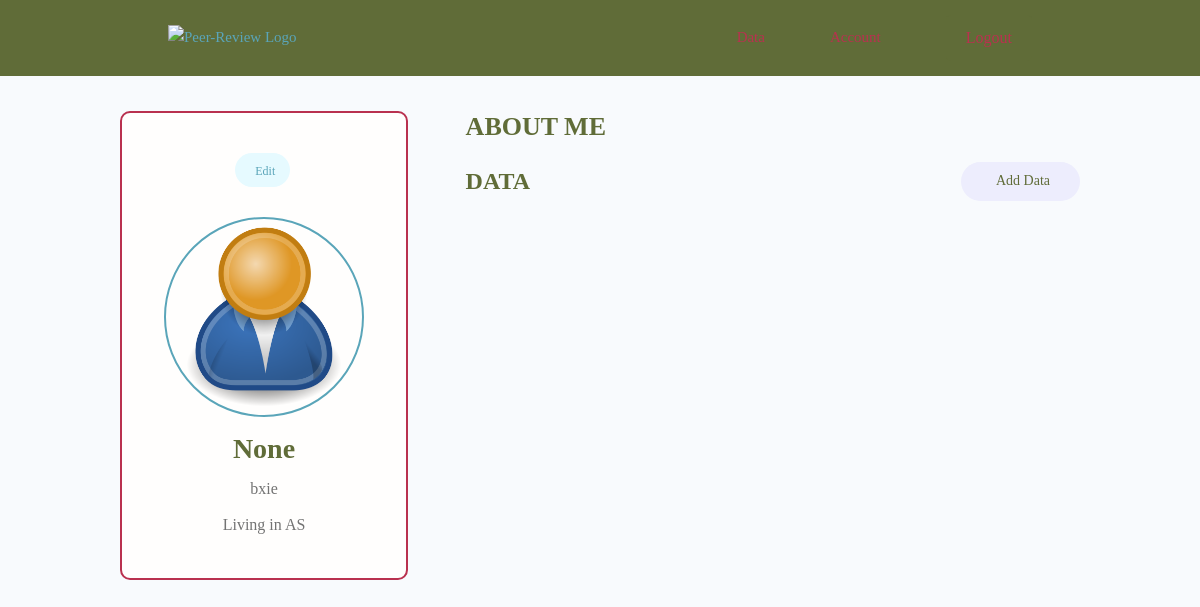
/account/ (signed in), run on the app's committed database.
### users/models.py (models this page shows, shortened)
class Profile(models.Model):
    user = models.OneToOneField(
        User, on_delete=models.CASCADE, null=True, blank=True)
    name = models.CharField(max_length=200, blank=True, null=True)
    email = models.EmailField(max_length=500, blank=True, null=True)
    username = models.CharField(max_length=200, blank=True, null=True)
    location = CountryField(default='Argentina')
    short_intro = models.CharField(max_length=200, blank=True, null=True)
    bio = models.TextField(blank=True, null=True)
    profile_image = models.ImageField(null=True, blank=True, upload_to='profiles/', default="profiles/img_3.png")
    created = models.DateTimeField(auto_now_add=True)
    id = models.UUIDField(default=uuid.uuid4, unique=True,
                          primary_key=True, editable=False)
    class Meta:
        ordering = ['created']
    @property
    def imageURL(self):
        try:
            url = self.profile_image.url
        except:
            url = ''
        return url

### users/views.py (the view)
# urls.py: path('account/', views.userAccount, name="account"),
@login_required(login_url='login')
def userAccount(request):
    profile = request.user.profile
    skills = profile.skill_set.all()
    projects = profile.project_set.all()
    context = {'profile': profile, 'skills': skills, 'projects': projects}
    return render(request, 'users/account.html', context)

### users/templates/users/account.html (shortened to what this page needs)
{% extends 'main.html' %}
{% block content %}
<main class="settingsPage profile my-md">
  <div class="container">
    <div class="layout">
      <div class="column column--1of3">
        <div class="card text-center">
          <div class="card__body dev">
            <a class="tag tag--pill tag--main settings__btn" href="{% url 'edit-account' %}">
              Edit</a>
            <img class="avatar avatar--xl dev__avatar" src="{{profile.imageURL}}" />
            <h2 class="dev__name">{{profile.name}}</h2>
              <p class = "dev__username"> {{ profile.username }}</p>
            <p class="dev__location">Living in {{profile.location}}</p>
          </div>
        </div>
      </div>
      <div class="column column--2of3">
        <div class="devInfo">
          <h3 class="devInfo__title">About Me</h3>
        <div class="settings">
          <h3 class="settings__title">Data</h3>
          <a class="tag tag--pill tag--sub settings__btn tag--lg" href="{% url 'create-project' %}"> Add Data</a>
        </div>
      </div>
    </div>
  </div>
</main>
{% endblock %}

### static/styles/app.css (style rules this page uses)
:root { --color-sub: #606C38; }
.card { border: 2px solid var(--color-light); }
img { width: 100%; }
.profile .card > .dev { padding: 4rem; }
.dev__avatar { display: block; margin: auto; }
.dev__name { color: var(--color-sub); font-size: 2.8rem; font-weight: 700; margin-top: 1rem; margin-bottom: 0.5rem; }
.dev__location { margin-top: 1rem; }
.devInfo { margin-bottom: 3rem; }
.devInfo__title, .devInfo__subtitle { font-size: 2.6rem; color: var(--color-sub); text-transform: uppercase; font-weight: 700; margin-bottom: 1.5rem; }
.settingsPage .dev > .settings__btn { display: inline-block; margin-bottom: 3rem; }
.settings { display: flex; justify-content: space-between; align-items: center; }
.settings__title { font-size: 2.4rem; text-transform: uppercase; font-weight: 700; color: var(--color-sub); }

### static/uikit/styles/modules/_variables.css (style rules this page uses)
:root { --color-main: #5aa5b9; --color-main-light: #e6faff; --color-sub: #606C38; --color-sub-light: #606C38; --color-sub-lighter: #ededfd; --color-text: #737373; --color-gray: #8b8b8b; --color-light: #B9314F; --color-light-gray: #767676; --color-bg: #f8fafd; --color-white: #fffefd; --color-white-light: #f3f3f3; --color-success: #359e64; --color-success-bg: #def8e8; --color-error: #fc4b0b; --color-error-bg: #fff2ee; --font-family: Fira Code; --font-regular: 300; --font-medium: 500; --font-bold: 700; --generic-shadow: 1px 1px 5px #00000010; --generic-transition: all 0.3s ease-in-out; }

### static/uikit/styles/modules/_base.css (style rules this page uses)
* { margin: 0; padding: 0; box-sizing: border-box; text-rendering: optimizeLegibility; color: inherit; font-size: inherit; }
html { font-size: 50%; }
@media only screen and (min-width: 480px) { html { font-size: 56.25%; } }
@media only screen and (min-width: 1200px) { html { font-size: 62.5%; } }
body { line-height: 1.6; font-weight: 400; font-size: 1.5rem; color: var(--color-text); background-color: var(--color-bg); min-height: 100vh; }

### static/uikit/styles/modules/_typography.css (style rules this page uses)
* { font-family: var(--font-base); }
h2 { font-size: 3.6rem; font-weight: var(--font-bold); }
h3 { font-size: 3.2rem; font-weight: var(--font-medium); }
p, span, strong { font-size: 1.6rem; color: var(--color-text); font-weight: var(--font-regular); }
a { padding-bottom: 2px; text-decoration: none; display: inline-block; color: var(--color-main); font-weight: var(--font-medium); }

### static/uikit/styles/modules/_utilities.css (style rules this page uses)
.container { width: 92%; max-width: 165rem; margin: 0 auto; box-sizing: border-box; }
@media screen and (min-width: 1000px) { .container { width: 90%; } }
@media screen and (min-width: 1200px) { .container { width: 80%; } }
.text-center { text-align: center; }
.my-md { margin: 3rem auto; }

### static/uikit/styles/modules/_avatar.css (style rules this page uses)
.avatar { border-radius: 50%; border: 2px solid var(--color-main); object-fit: cover; }
.avatar--xl { height: 20rem; width: 20rem; }

### static/uikit/styles/modules/_card.css (style rules this page uses)
.card { border-radius: 1rem; background-color: var(--color-white); border: 1.5px solid var(--color-light); width: auto; height: auto; margin-top: 0.5rem; margin-bottom: 0.5rem; overflow: hidden; }
.card__body, .card__header { padding: 2rem 2.5rem; }

### static/uikit/styles/modules/_tag.css (style rules this page uses)
.tag { display: inline-flex; align-items: center; background-color: var(--color-sub); height: -webkit-fit-content; height: -moz-fit-content; height: fit-content; width: -webkit-fit-content; width: -moz-fit-content; width: fit-content; border-radius: 0.5rem; padding: 0.5rem 1.5rem; font-size: 1.2rem; cursor: pointer; }
.tag:not(:last-child) { margin-right: 0.25rem; margin-bottom: 0.75rem; }
.tag--pill { border-radius: 5rem; }
.tag--main, .tag--main > small { background: var(--color-main-light); color: var(--color-main); font-weight: 500; }
.tag--sub, .tag--sub > small { background: var(--color-sub-lighter); color: var(--color-sub-light); font-weight: 500; }
.tag--lg { padding: 0.8rem 3rem; font-size: 1.4rem; }

### static/uikit/styles/modules/_layout.css (style rules this page uses)
.layout { display: flex; flex-flow: row wrap; justify-content: space-between; }
.layout > .column { margin-bottom: 3rem; }
.layout > .column.column--1of3 { flex-basis: 30%; }
.layout > .column.column--2of3 { flex-basis: 64%; }

### data on the page
Profile: imageURL (placeholder picture), name "None", username "bxie", location "AS"
